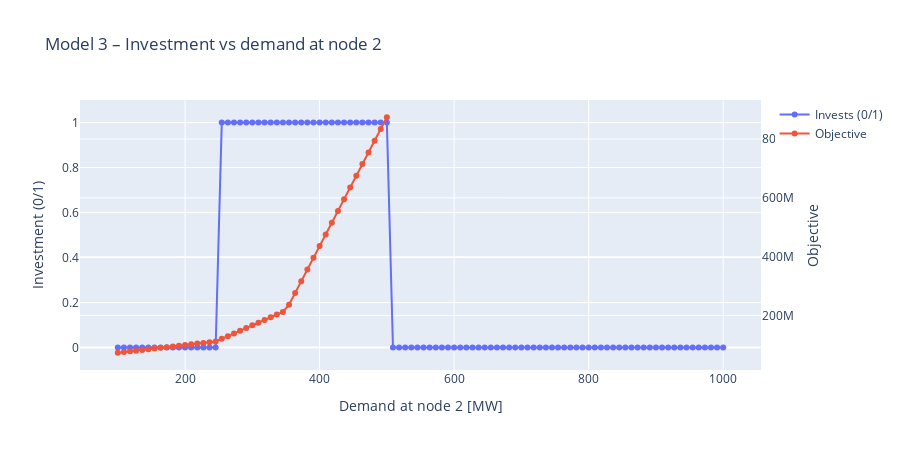

Notebook source saved alongside this figure:
### Code cell
# Threshold analysis per Model 3:
# quanto deve crescere la domanda al nodo 2 perché convenga rinforzare la linea 1-2?

data_M3 = NetworkData()

# lista di valori di domanda al nodo 2 (ad esempio da 100 a 2000 MW)
load_values_M3 = list(np.linspace(100, 1000, 100))

scan_M3 = scan_load_threshold_model3(
    base_data=data_M3,
    node=2,
    load_values=load_values_M3,
)

# Trova il primo valore di load per cui il modello investe (x=1)
threshold_M3 = None
for r in scan_M3:
    if r["invests"]:
        threshold_M3 = r["value"]
        break

print("Model 3 – first load value at node 2 where investment occurs:", threshold_M3)

fig_M3 = plot_investment_scan(
    scan_M3,
    xlabel="Demand at node 2 [MW]",
    title="Model 3 – Investment vs demand at node 2",
)
fig_M3.show()
